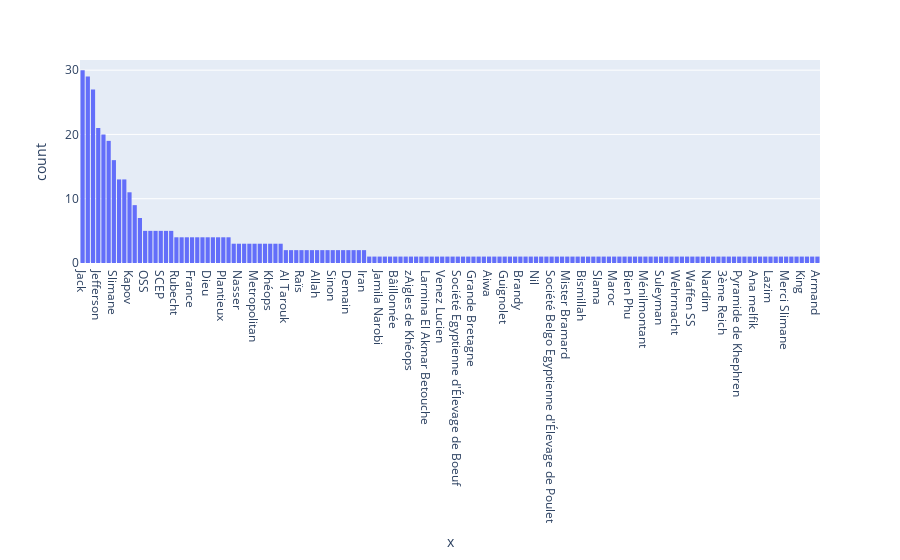

This figure's notebook cell:
### Code cell
fig = px.histogram(x=entity_labels)
fig.update_xaxes(categoryorder='total descending')
fig.show()

### Figure 1 — Plotly figure (JSON) as saved in the notebook; plotly's stock layout.template omitted (floating-point values rounded to 4 significant figures; data arrays with more than 128 entries replaced by an {"elided": "..."} marker saying what was removed)
{"data": [{"alignmentgroup": "True", "bingroup": "x", "hovertemplate": "x=%{x}<br>count=%{y}<extra></extra>", "legendgroup": "", "marker": {"color": "#636efa", "pattern": {"shape": ""}}, "name": "", "offsetgroup": "", "orientation": "v", "showlegend": false, "type": "histogram", "x": {"elided": "438 str values"}, "xaxis": "x", "yaxis": "y"}], "layout": {"barmode": "relative", "legend": {"tracegroupgap": 0}, "margin": {"t": 60}, "xaxis": {"anchor": "y", "categoryorder": "total descending", "domain": [0, 1], "title": {"text": "x"}}, "yaxis": {"anchor": "x", "domain": [0, 1], "title": {"text": "count"}}}}
